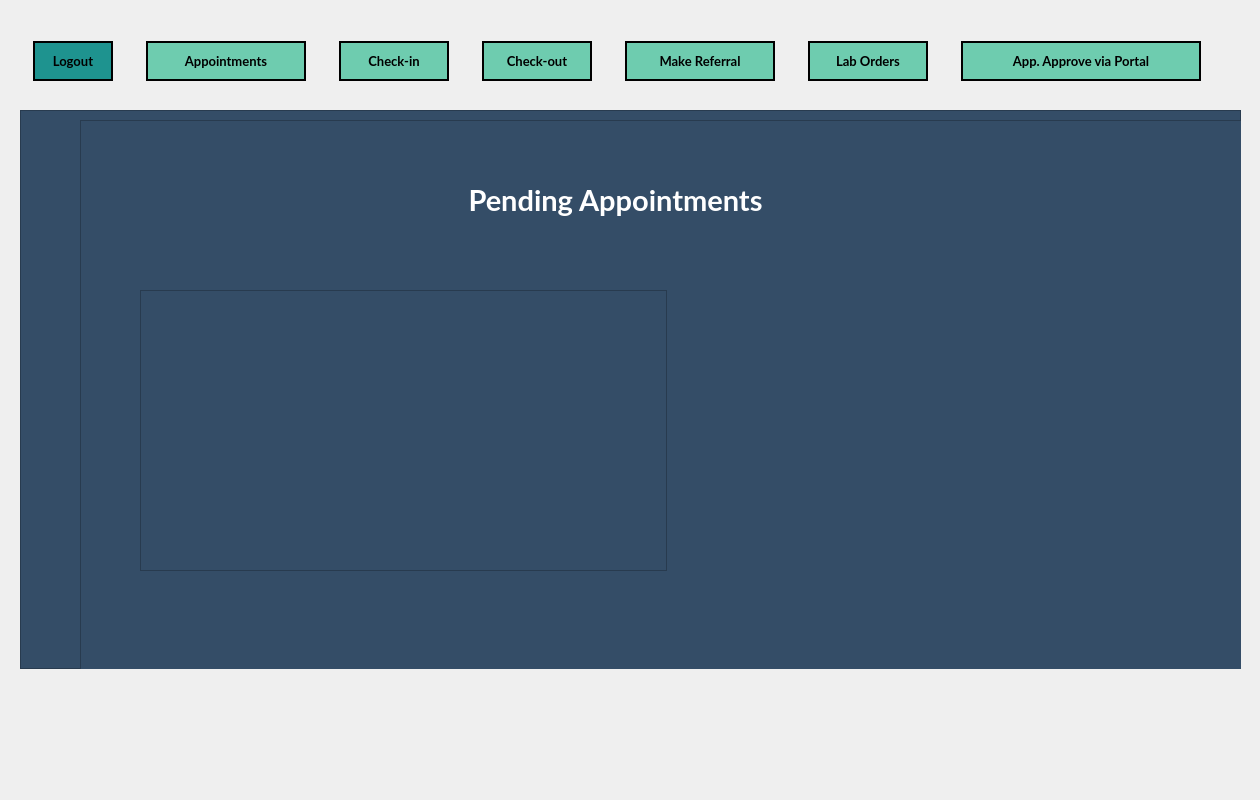
<?xml version="1.0" encoding="UTF-8"?>
<ui version="4.0">
 <class>MainWindow</class>
 <widget class="QMainWindow" name="MainWindow">
  <property name="geometry">
   <rect>
    <x>0</x>
    <y>0</y>
    <width>1260</width>
    <height>800</height>
   </rect>
  </property>
  <property name="minimumSize">
   <size>
    <width>1260</width>
    <height>800</height>
   </size>
  </property>
  <property name="maximumSize">
   <size>
    <width>1260</width>
    <height>800</height>
   </size>
  </property>
  <property name="windowTitle">
   <string>Forsyth Family Practice Center - [ TEMPLATE ]</string>
  </property>
  <property name="styleSheet">
   <string notr="true">border-image: url(:/newPrefix/imgs/app-bg.png);

QGroupBox, QFrame {
	border-image: none;
	border: none;
}</string>
  </property>
  <widget class="QWidget" name="centralwidget">
   <widget class="QGroupBox" name="groupBox_NavBar">
    <property name="geometry">
     <rect>
      <x>20</x>
      <y>40</y>
      <width>1221</width>
      <height>80</height>
     </rect>
    </property>
    <property name="styleSheet">
     <string notr="true">border: none; border-image: none;</string>
    </property>
    <property name="title">
     <string/>
    </property>
    <widget class="QWidget" name="layoutWidget">
     <property name="geometry">
      <rect>
       <x>0</x>
       <y>0</y>
       <width>1201</width>
       <height>42</height>
      </rect>
     </property>
     <layout class="QHBoxLayout" name="Layout_NavBar">
      <property name="spacing">
       <number>20</number>
      </property>
      <item>
       <widget class="QPushButton" name="Nav_LogoutBtn">
        <property name="minimumSize">
         <size>
          <width>80</width>
          <height>40</height>
         </size>
        </property>
        <property name="maximumSize">
         <size>
          <width>60</width>
          <height>16777215</height>
         </size>
        </property>
        <property name="font">
         <font>
          <family>Lato</family>
          <pointsize>10</pointsize>
          <weight>75</weight>
          <bold>true</bold>
         </font>
        </property>
        <property name="cursor">
         <cursorShape>PointingHandCursor</cursorShape>
        </property>
        <property name="styleSheet">
         <string notr="true">QPushButton {
	border-image: none;
	background-color: rgb(30, 147, 143);
	color: black;
	border: 2px solid black;
}

QPushButton::hover {
	background-color: rgb(14, 81, 85);
	color: white;
}</string>
        </property>
        <property name="text">
         <string>Logout</string>
        </property>
       </widget>
      </item>
      <item>
       <widget class="QPushButton" name="Nav_Appointments">
        <property name="sizePolicy">
         <sizepolicy hsizetype="Preferred" vsizetype="Fixed">
          <horstretch>0</horstretch>
          <verstretch>0</verstretch>
         </sizepolicy>
        </property>
        <property name="minimumSize">
         <size>
          <width>160</width>
          <height>40</height>
         </size>
        </property>
        <property name="maximumSize">
         <size>
          <width>90</width>
          <height>16777215</height>
         </size>
        </property>
        <property name="font">
         <font>
          <family>Lato</family>
          <pointsize>10</pointsize>
          <weight>75</weight>
          <bold>true</bold>
         </font>
        </property>
        <property name="cursor">
         <cursorShape>PointingHandCursor</cursorShape>
        </property>
        <property name="autoFillBackground">
         <bool>false</bool>
        </property>
        <property name="styleSheet">
         <string notr="true">QPushButton {
	border-image: none;
	background-color: #6ECCAF;
	color: black;
	border: 2px solid black;
}

QPushButton::hover {
	background-color: rgb(139, 231, 100);
	color: white;
}</string>
        </property>
        <property name="text">
         <string>Appointments</string>
        </property>
       </widget>
      </item>
      <item>
       <widget class="QPushButton" name="Nav_CheckinBtn">
        <property name="minimumSize">
         <size>
          <width>110</width>
          <height>40</height>
         </size>
        </property>
        <property name="maximumSize">
         <size>
          <width>80</width>
          <height>16777215</height>
         </size>
        </property>
        <property name="font">
         <font>
          <family>Lato</family>
          <pointsize>10</pointsize>
          <weight>75</weight>
          <bold>true</bold>
         </font>
        </property>
        <property name="cursor">
         <cursorShape>PointingHandCursor</cursorShape>
        </property>
        <property name="styleSheet">
         <string notr="true">QPushButton {
	border-image: none;
	background-color: #6ECCAF;
	color: black;
	border: 2px solid black;
}

QPushButton::hover {
	background-color: rgb(139, 231, 100);
	color: white;
}

</string>
        </property>
        <property name="text">
         <string>Check-in</string>
        </property>
       </widget>
      </item>
      <item>
       <widget class="QPushButton" name="Nav_CheckoutBtn">
        <property name="minimumSize">
         <size>
          <width>110</width>
          <height>40</height>
         </size>
        </property>
        <property name="maximumSize">
         <size>
          <width>90</width>
          <height>16777215</height>
         </size>
        </property>
        <property name="font">
         <font>
          <family>Lato</family>
          <pointsize>10</pointsize>
          <weight>75</weight>
          <bold>true</bold>
         </font>
        </property>
        <property name="cursor">
         <cursorShape>PointingHandCursor</cursorShape>
        </property>
        <property name="styleSheet">
         <string notr="true">QPushButton {
	border-image: none;
	background-color: #6ECCAF;
	color: black;
	border: 2px solid black;
}

QPushButton::hover {
	background-color: rgb(139, 231, 100);
	color: white;
}</string>
        </property>
        <property name="text">
         <string>Check-out</string>
        </property>
       </widget>
      </item>
      <item>
       <widget class="QPushButton" name="Nav_MakeReferralBtn">
        <property name="minimumSize">
         <size>
          <width>150</width>
          <height>40</height>
         </size>
        </property>
        <property name="maximumSize">
         <size>
          <width>110</width>
          <height>16777215</height>
         </size>
        </property>
        <property name="font">
         <font>
          <family>Lato</family>
          <pointsize>10</pointsize>
          <weight>75</weight>
          <bold>true</bold>
         </font>
        </property>
        <property name="cursor">
         <cursorShape>PointingHandCursor</cursorShape>
        </property>
        <property name="styleSheet">
         <string notr="true">QPushButton {
	border-image: none;
	background-color: #6ECCAF;
	color: black;
	border: 2px solid black;
}

QPushButton::hover {
	background-color: rgb(139, 231, 100);
	color: white;
}
</string>
        </property>
        <property name="text">
         <string>Make Referral</string>
        </property>
       </widget>
      </item>
      <item>
       <widget class="QPushButton" name="Nav_LabOrdersBtn">
        <property name="minimumSize">
         <size>
          <width>120</width>
          <height>40</height>
         </size>
        </property>
        <property name="maximumSize">
         <size>
          <width>90</width>
          <height>16777215</height>
         </size>
        </property>
        <property name="font">
         <font>
          <family>Lato</family>
          <pointsize>10</pointsize>
          <weight>75</weight>
          <bold>true</bold>
         </font>
        </property>
        <property name="cursor">
         <cursorShape>PointingHandCursor</cursorShape>
        </property>
        <property name="styleSheet">
         <string notr="true">QPushButton {
	border-image: none;
	background-color: #6ECCAF;
	color: black;
	border: 2px solid black;
}

QPushButton::hover {
	background-color: rgb(139, 231, 100);
	color: white;
}</string>
        </property>
        <property name="text">
         <string>Lab Orders</string>
        </property>
       </widget>
      </item>
      <item>
       <widget class="QPushButton" name="Nav_ApproveAppointmentsBtn">
        <property name="minimumSize">
         <size>
          <width>240</width>
          <height>40</height>
         </size>
        </property>
        <property name="maximumSize">
         <size>
          <width>90</width>
          <height>16777215</height>
         </size>
        </property>
        <property name="font">
         <font>
          <family>Lato</family>
          <pointsize>10</pointsize>
          <weight>75</weight>
          <bold>true</bold>
         </font>
        </property>
        <property name="cursor">
         <cursorShape>PointingHandCursor</cursorShape>
        </property>
        <property name="styleSheet">
         <string notr="true">QPushButton {
	border-image: none;
	background-color: #6ECCAF;
	color: black;
	border: 2px solid black;
}

QPushButton::hover {
	background-color: rgb(139, 231, 100);
	color: white;
}</string>
        </property>
        <property name="text">
         <string>App. Approve via Portal</string>
        </property>
       </widget>
      </item>
     </layout>
    </widget>
   </widget>
   <widget class="QWidget" name="layoutWidget">
    <property name="geometry">
     <rect>
      <x>0</x>
      <y>0</y>
      <width>2</width>
      <height>2</height>
     </rect>
    </property>
    <layout class="QHBoxLayout" name="horizontalLayout_6"/>
   </widget>
   <widget class="QFrame" name="Main_Frame">
    <property name="geometry">
     <rect>
      <x>20</x>
      <y>110</y>
      <width>1221</width>
      <height>559</height>
     </rect>
    </property>
    <property name="minimumSize">
     <size>
      <width>0</width>
      <height>0</height>
     </size>
    </property>
    <property name="maximumSize">
     <size>
      <width>16777215</width>
      <height>16777215</height>
     </size>
    </property>
    <property name="styleSheet">
     <string notr="true">QFrame {
	border-image: none;
	background-color: rgb(52, 77, 103);
}



QLineEdit, QComboBox, QDateEdit, QDateTimeEdit {
	border-image: none;
    border: none;
	min-width: 200px;
	height: 30px;
	background-color: #F3ECB0;
	color: #344D67;
	font-family: &quot;MS Shell Dlg 2&quot;;
	font-size: 11;
}

QLabel {
	color: white;
}

QListView::item:selected {
    background-color: #4a90d9
}</string>
    </property>
    <property name="frameShape">
     <enum>QFrame::StyledPanel</enum>
    </property>
    <property name="frameShadow">
     <enum>QFrame::Raised</enum>
    </property>
    <widget class="QFrame" name="InputFrame">
     <property name="geometry">
      <rect>
       <x>60</x>
       <y>10</y>
       <width>1251</width>
       <height>561</height>
      </rect>
     </property>
     <property name="styleSheet">
      <string notr="true">border-image: none;
</string>
     </property>
     <property name="frameShape">
      <enum>QFrame::StyledPanel</enum>
     </property>
     <property name="frameShadow">
      <enum>QFrame::Raised</enum>
     </property>
     <widget class="QListView" name="listView_PendingAppts">
      <property name="geometry">
       <rect>
        <x>60</x>
        <y>170</y>
        <width>527</width>
        <height>281</height>
       </rect>
      </property>
      <property name="minimumSize">
       <size>
        <width>200</width>
        <height>0</height>
       </size>
      </property>
      <property name="palette">
       <palette>
        <active>
         <colorrole role="Button">
          <brush brushstyle="SolidPattern">
           <color alpha="255">
            <red>52</red>
            <green>77</green>
            <blue>103</blue>
           </color>
          </brush>
         </colorrole>
         <colorrole role="Base">
          <brush brushstyle="SolidPattern">
           <color alpha="255">
            <red>52</red>
            <green>77</green>
            <blue>103</blue>
           </color>
          </brush>
         </colorrole>
         <colorrole role="Window">
          <brush brushstyle="SolidPattern">
           <color alpha="255">
            <red>52</red>
            <green>77</green>
            <blue>103</blue>
           </color>
          </brush>
         </colorrole>
        </active>
        <inactive>
         <colorrole role="Button">
          <brush brushstyle="SolidPattern">
           <color alpha="255">
            <red>52</red>
            <green>77</green>
            <blue>103</blue>
           </color>
          </brush>
         </colorrole>
         <colorrole role="Base">
          <brush brushstyle="SolidPattern">
           <color alpha="255">
            <red>52</red>
            <green>77</green>
            <blue>103</blue>
           </color>
          </brush>
         </colorrole>
         <colorrole role="Window">
          <brush brushstyle="SolidPattern">
           <color alpha="255">
            <red>52</red>
            <green>77</green>
            <blue>103</blue>
           </color>
          </brush>
         </colorrole>
        </inactive>
        <disabled>
         <colorrole role="Button">
          <brush brushstyle="SolidPattern">
           <color alpha="255">
            <red>52</red>
            <green>77</green>
            <blue>103</blue>
           </color>
          </brush>
         </colorrole>
         <colorrole role="Base">
          <brush brushstyle="SolidPattern">
           <color alpha="255">
            <red>52</red>
            <green>77</green>
            <blue>103</blue>
           </color>
          </brush>
         </colorrole>
         <colorrole role="Window">
          <brush brushstyle="SolidPattern">
           <color alpha="255">
            <red>52</red>
            <green>77</green>
            <blue>103</blue>
           </color>
          </brush>
         </colorrole>
        </disabled>
       </palette>
      </property>
      <property name="font">
       <font>
        <family>MS Shell Dlg 2</family>
       </font>
      </property>
      <property name="styleSheet">
       <string notr="true">QListView::item:selected {
	background-color: rgb(243, 236, 176);
}
</string>
      </property>
     </widget>
     <widget class="QWidget" name="verticalLayoutWidget">
      <property name="geometry">
       <rect>
        <x>270</x>
        <y>0</y>
        <width>531</width>
        <height>161</height>
       </rect>
      </property>
      <layout class="QVBoxLayout" name="verticalLayout">
       <item>
        <widget class="QLabel" name="Lable_PendingAppts">
         <property name="minimumSize">
          <size>
           <width>0</width>
           <height>150</height>
          </size>
         </property>
         <property name="maximumSize">
          <size>
           <width>16777215</width>
           <height>150</height>
          </size>
         </property>
         <property name="font">
          <font>
           <family>Lato</family>
           <pointsize>22</pointsize>
           <weight>75</weight>
           <bold>true</bold>
          </font>
         </property>
         <property name="styleSheet">
          <string notr="true">QLabel {
	color: white;
}</string>
         </property>
         <property name="text">
          <string>Pending Appointments</string>
         </property>
         <property name="alignment">
          <set>Qt::AlignCenter</set>
         </property>
        </widget>
       </item>
      </layout>
     </widget>
     <zorder>verticalLayoutWidget</zorder>
     <zorder>listView_PendingAppts</zorder>
    </widget>
   </widget>
  </widget>
 </widget>
 <resources>
  <include location="assets/qrc/app-bg.qrc"/>
 </resources>
 <connections/>
</ui>
